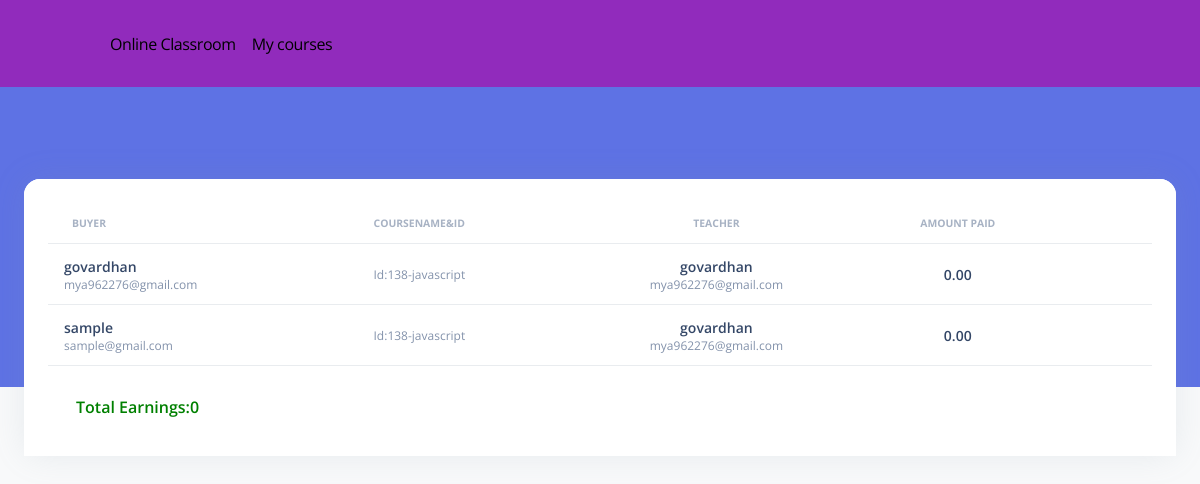
/coursesales138 (signed in), run on the app's committed database.
### Classroomapp/models.py (models this page shows)
class  Orders(models.Model):
    useremail=models.EmailField(max_length=100)
    teachermail=models.EmailField(max_length=100)
    username=models.CharField(max_length=100)
    coursename=models.CharField(max_length=100)
    teachername=models.CharField(max_length=100)
    amountpaid=models.DecimalField(max_digits=8,decimal_places=2)
    courseid=models.IntegerField()

### Classroomapp/views.py (the view)
# urls.py: path('coursesales<cid>',views.coursesales)
def coursesales(request,cid):
    orders=Orders.objects.filter(teachermail=request.session['tid'],courseid=cid)
    total_amount_paid = orders.aggregate(total_amount=Sum('amountpaid'))['total_amount']
    return render(request,'coursesales.html',{'order':orders,'email':request.session['tid'],'earnings':total_amount_paid})

### templates/coursesales.html (shortened to what this page needs)
<!DOCTYPE html>
<html lang="en">
<head>
  <link href="../static/css/nucleo-icons.css" rel="stylesheet" />
  <link href="../static/css/nucleo-svg.css" rel="stylesheet" />
  <link href="../static/css/nucleo-svg.css" rel="stylesheet" />
  <link id="pagestyle" href="../static/css/argon-dashboard.css" rel="stylesheet" />
</head>
<body class="g-sidenav-show   bg-gray-100">
    <header class="p-4 mb-3 border-bottom" style="background-color: #912BBC;">
        <div class="container">
          <div class="d-flex flex-wrap align-items-center justify-content-center justify-content-lg-start">
            <a href="/" class="d-flex align-items-center mb-2 mb-lg-0 link-body-emphasis text-decoration-none">
              <svg class="bi me-2" width="40" height="32" role="img" aria-label="Bootstrap"><use xlink:href="#bootstrap"></use></svg>
            </a>
            <ul class="nav col-12 col-lg-auto me-lg-auto mb-2 justify-content-center mb-md-0">
              <li><a href="index" class="nav-link px-2 link-body-emphasis " style="color: black;">Online Classroom</a></li>
              <li><a href="mycourses{{email}}" class="nav-link px-2 link-body-emphasis" style="color: black;">My courses</a></li>
            </ul>
        </div>
      </header>
  <main class="main-content position-relative border-radius-lg ">
    <div class="container-fluid py-4">
      </div>
       {% if order%}
      <div class="container-fluid py-4">
        <div class="row">
          <div class="col-12">
            <div class="card mb-4">
              <div class="card-header pb-0">
                <div class="table-responsive p-0">
                  <table class="table align-items-center mb-0">
                    <thead>
                      <tr>
                        <th class="text-uppercase text-secondary text-xxs font-weight-bolder opacity-7">Buyer</th>
                        <th class="text-uppercase text-secondary text-xxs font-weight-bolder opacity-7 ps-2">Coursename&Id</th>
                        <th class="text-center text-uppercase text-secondary text-xxs font-weight-bolder opacity-7">Teacher</th>
                        <th class="text-center text-uppercase text-secondary text-xxs font-weight-bolder opacity-7">Amount paid</th>
                        <th class="text-secondary opacity-7"></th>
                      </tr>
                    </thead>
                    <tbody>
                      {% for i in order %}
                      <tr>
                        <td>
                          <div class="d-flex px-2 py-1">
                            <div class="d-flex flex-column justify-content-center">
                              <h6 class="mb-0 text-sm">{{i.username}}</h6>
                              <p class="text-xs text-secondary mb-0">{{i.useremail}}</p>
                            </div>
                          </div>
                        </td>
                        <td>
                          <p class="text-xs text-secondary mb-0">Id:{{i.courseid}}-{{i.coursename}}</p>
                        </td>
                        <td class="align-middle text-center text-sm">
                          <h6 class="mb-0 text-sm">{{i.teachername}}</h6>
                          <p class="text-xs text-secondary mb-0">{{i.teachermail}}</p>
                        </td>
                        <td class="align-middle text-center text-sm">
                          <h6 class="mb-0 text-sm">{{i.amountpaid}}</h6>
                        </td>
                        <td class="align-middle">
                        </td>
                      </tr>
                      {% endfor %}
                      <td ><h6 style="color: green; padding: 20px;" >Total Earnings:{{earnings}}</h4></td>
                    </tbody>
                  </table>
                  {% else %}
                      <h2 style="text-align: center;">You Course Dont Have Any Orders Yet</h2>
                      {% endif %}
                </div>
</body>
</html>

### data on the page
Orders: username "govardhan", useremail "mya962276@gmail.com", courseid "138", coursename "javascript", teachername "govardhan", teachermail "mya962276@gmail.com", amountpaid "0.00"
Orders: username "sample", useremail "sample@gmail.com", courseid "138", coursename "javascript", teachername "govardhan", teachermail "mya962276@gmail.com", amountpaid "0.00"

### other printed values
{{ earnings }} "0"
